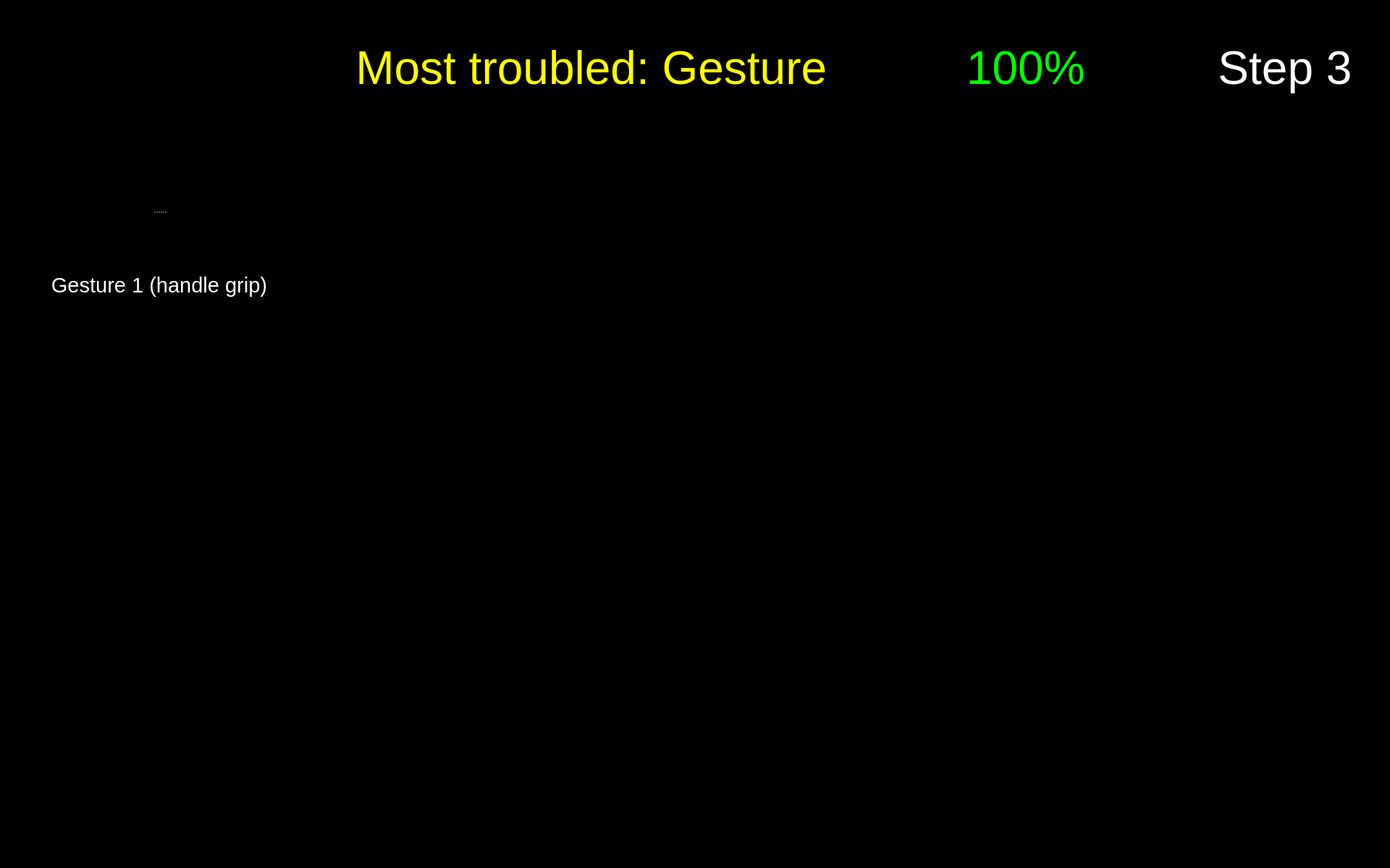
<?xml version="1.0" encoding="UTF-8"?>
<ui version="4.0">
 <class>Form</class>
 <widget class="QWidget" name="Form">
  <property name="geometry">
   <rect>
    <x>0</x>
    <y>0</y>
    <width>1920</width>
    <height>1199</height>
   </rect>
  </property>
  <property name="maximumSize">
   <size>
    <width>1920</width>
    <height>1200</height>
   </size>
  </property>
  <property name="windowTitle">
   <string>Form</string>
  </property>
  <property name="styleSheet">
   <string notr="true">background-color: rgb(0, 0, 0);</string>
  </property>
  <widget class="QPushButton" name="button_nav_left">
   <property name="enabled">
    <bool>true</bool>
   </property>
   <property name="geometry">
    <rect>
     <x>800</x>
     <y>560</y>
     <width>150</width>
     <height>150</height>
    </rect>
   </property>
   <property name="minimumSize">
    <size>
     <width>81</width>
     <height>81</height>
    </size>
   </property>
   <property name="maximumSize">
    <size>
     <width>150</width>
     <height>150</height>
    </size>
   </property>
   <property name="cursor">
    <cursorShape>OpenHandCursor</cursorShape>
   </property>
   <property name="focusPolicy">
    <enum>Qt::WheelFocus</enum>
   </property>
   <property name="contextMenuPolicy">
    <enum>Qt::DefaultContextMenu</enum>
   </property>
   <property name="layoutDirection">
    <enum>Qt::LeftToRight</enum>
   </property>
   <property name="autoFillBackground">
    <bool>false</bool>
   </property>
   <property name="styleSheet">
    <string notr="true"/>
   </property>
   <property name="icon">
    <iconset resource="resources/res.qrc">
     <normaloff>:/buttons/Button Left.svg</normaloff>:/buttons/Button Left.svg</iconset>
   </property>
   <property name="iconSize">
    <size>
     <width>144</width>
     <height>144</height>
    </size>
   </property>
   <property name="autoDefault">
    <bool>false</bool>
   </property>
   <property name="default">
    <bool>false</bool>
   </property>
   <property name="flat">
    <bool>true</bool>
   </property>
  </widget>
  <widget class="QPushButton" name="button_nav_right">
   <property name="enabled">
    <bool>true</bool>
   </property>
   <property name="geometry">
    <rect>
     <x>960</x>
     <y>560</y>
     <width>150</width>
     <height>150</height>
    </rect>
   </property>
   <property name="minimumSize">
    <size>
     <width>81</width>
     <height>81</height>
    </size>
   </property>
   <property name="maximumSize">
    <size>
     <width>150</width>
     <height>150</height>
    </size>
   </property>
   <property name="cursor">
    <cursorShape>OpenHandCursor</cursorShape>
   </property>
   <property name="focusPolicy">
    <enum>Qt::WheelFocus</enum>
   </property>
   <property name="contextMenuPolicy">
    <enum>Qt::DefaultContextMenu</enum>
   </property>
   <property name="layoutDirection">
    <enum>Qt::LeftToRight</enum>
   </property>
   <property name="autoFillBackground">
    <bool>false</bool>
   </property>
   <property name="styleSheet">
    <string notr="true"/>
   </property>
   <property name="icon">
    <iconset resource="resources/res.qrc">
     <normaloff>:/buttons/Button Right.svg</normaloff>:/buttons/Button Right.svg</iconset>
   </property>
   <property name="iconSize">
    <size>
     <width>144</width>
     <height>144</height>
    </size>
   </property>
   <property name="autoDefault">
    <bool>false</bool>
   </property>
   <property name="default">
    <bool>false</bool>
   </property>
   <property name="flat">
    <bool>true</bool>
   </property>
  </widget>
  <widget class="QWidget" name="widget_score" native="true">
   <property name="geometry">
    <rect>
     <x>1180</x>
     <y>20</y>
     <width>450</width>
     <height>150</height>
    </rect>
   </property>
   <widget class="QWidget" name="horizontalLayoutWidget_2">
    <property name="geometry">
     <rect>
      <x>-1</x>
      <y>-1</y>
      <width>451</width>
      <height>152</height>
     </rect>
    </property>
    <layout class="QHBoxLayout" name="horizontalLayout_2">
     <item>
      <widget class="QLabel" name="score_flag">
       <property name="enabled">
        <bool>true</bool>
       </property>
       <property name="sizePolicy">
        <sizepolicy hsizetype="Preferred" vsizetype="Preferred">
         <horstretch>0</horstretch>
         <verstretch>0</verstretch>
        </sizepolicy>
       </property>
       <property name="maximumSize">
        <size>
         <width>150</width>
         <height>150</height>
        </size>
       </property>
       <property name="text">
        <string/>
       </property>
       <property name="pixmap">
        <pixmap resource="resources/res.qrc">:/img/Score Flag.svg</pixmap>
       </property>
      </widget>
     </item>
     <item>
      <widget class="QLabel" name="label_text_score">
       <property name="font">
        <font>
         <pointsize>48</pointsize>
        </font>
       </property>
       <property name="styleSheet">
        <string notr="true">color: rgb(0, 255, 0);</string>
       </property>
       <property name="text">
        <string>&lt;html&gt;&lt;head/&gt;&lt;body&gt;&lt;p&gt;&lt;span style=&quot; color:#00ff00;&quot;&gt;100%&lt;/span&gt;&lt;/p&gt;&lt;/body&gt;&lt;/html&gt;</string>
       </property>
       <property name="alignment">
        <set>Qt::AlignLeading|Qt::AlignLeft|Qt::AlignVCenter</set>
       </property>
       <property name="wordWrap">
        <bool>true</bool>
       </property>
      </widget>
     </item>
    </layout>
   </widget>
  </widget>
  <widget class="QPushButton" name="button_exit">
   <property name="enabled">
    <bool>true</bool>
   </property>
   <property name="geometry">
    <rect>
     <x>1760</x>
     <y>1040</y>
     <width>150</width>
     <height>150</height>
    </rect>
   </property>
   <property name="minimumSize">
    <size>
     <width>81</width>
     <height>81</height>
    </size>
   </property>
   <property name="maximumSize">
    <size>
     <width>150</width>
     <height>150</height>
    </size>
   </property>
   <property name="cursor">
    <cursorShape>OpenHandCursor</cursorShape>
   </property>
   <property name="focusPolicy">
    <enum>Qt::WheelFocus</enum>
   </property>
   <property name="contextMenuPolicy">
    <enum>Qt::DefaultContextMenu</enum>
   </property>
   <property name="icon">
    <iconset resource="resources/res.qrc">
     <normaloff>:/buttons/Button Exit.svg</normaloff>:/buttons/Button Exit.svg</iconset>
   </property>
   <property name="iconSize">
    <size>
     <width>144</width>
     <height>144</height>
    </size>
   </property>
   <property name="autoDefault">
    <bool>false</bool>
   </property>
   <property name="default">
    <bool>false</bool>
   </property>
   <property name="flat">
    <bool>true</bool>
   </property>
  </widget>
  <widget class="QLabel" name="icon_expert_1">
   <property name="enabled">
    <bool>true</bool>
   </property>
   <property name="geometry">
    <rect>
     <x>490</x>
     <y>220</y>
     <width>100</width>
     <height>100</height>
    </rect>
   </property>
   <property name="sizePolicy">
    <sizepolicy hsizetype="Preferred" vsizetype="Preferred">
     <horstretch>0</horstretch>
     <verstretch>0</verstretch>
    </sizepolicy>
   </property>
   <property name="maximumSize">
    <size>
     <width>100</width>
     <height>100</height>
    </size>
   </property>
   <property name="text">
    <string/>
   </property>
   <property name="pixmap">
    <pixmap resource="resources/res.qrc">:/img/Icon Expert.png</pixmap>
   </property>
   <property name="scaledContents">
    <bool>true</bool>
   </property>
  </widget>
  <widget class="QLabel" name="image_step">
   <property name="geometry">
    <rect>
     <x>1650</x>
     <y>170</y>
     <width>250</width>
     <height>250</height>
    </rect>
   </property>
   <property name="font">
    <font>
     <pointsize>48</pointsize>
    </font>
   </property>
   <property name="styleSheet">
    <string notr="true">color: rgb(255, 255, 255);</string>
   </property>
   <property name="text">
    <string/>
   </property>
   <property name="pixmap">
    <pixmap resource="resources/res.qrc">:/detected steps/Detected Step3 Button.png</pixmap>
   </property>
   <property name="alignment">
    <set>Qt::AlignCenter</set>
   </property>
   <property name="wordWrap">
    <bool>true</bool>
   </property>
  </widget>
  <widget class="QLabel" name="icon_reaction_1">
   <property name="enabled">
    <bool>true</bool>
   </property>
   <property name="geometry">
    <rect>
     <x>1400</x>
     <y>250</y>
     <width>200</width>
     <height>200</height>
    </rect>
   </property>
   <property name="sizePolicy">
    <sizepolicy hsizetype="Preferred" vsizetype="Preferred">
     <horstretch>0</horstretch>
     <verstretch>0</verstretch>
    </sizepolicy>
   </property>
   <property name="maximumSize">
    <size>
     <width>200</width>
     <height>200</height>
    </size>
   </property>
   <property name="text">
    <string/>
   </property>
   <property name="scaledContents">
    <bool>true</bool>
   </property>
  </widget>
  <widget class="QLabel" name="icon_newbie_1">
   <property name="enabled">
    <bool>true</bool>
   </property>
   <property name="geometry">
    <rect>
     <x>490</x>
     <y>380</y>
     <width>100</width>
     <height>100</height>
    </rect>
   </property>
   <property name="sizePolicy">
    <sizepolicy hsizetype="Preferred" vsizetype="Preferred">
     <horstretch>0</horstretch>
     <verstretch>0</verstretch>
    </sizepolicy>
   </property>
   <property name="maximumSize">
    <size>
     <width>100</width>
     <height>100</height>
    </size>
   </property>
   <property name="text">
    <string/>
   </property>
   <property name="pixmap">
    <pixmap resource="resources/res.qrc">:/img/Icon User.png</pixmap>
   </property>
   <property name="scaledContents">
    <bool>true</bool>
   </property>
  </widget>
  <widget class="QLabel" name="label_plot_1">
   <property name="geometry">
    <rect>
     <x>490</x>
     <y>180</y>
     <width>850</width>
     <height>340</height>
    </rect>
   </property>
   <property name="maximumSize">
    <size>
     <width>1200</width>
     <height>480</height>
    </size>
   </property>
   <property name="font">
    <font>
     <pointsize>48</pointsize>
    </font>
   </property>
   <property name="styleSheet">
    <string notr="true">color: rgb(255, 255, 255);</string>
   </property>
   <property name="text">
    <string/>
   </property>
   <property name="scaledContents">
    <bool>true</bool>
   </property>
  </widget>
  <widget class="QLabel" name="label_trouble">
   <property name="geometry">
    <rect>
     <x>260</x>
     <y>20</y>
     <width>900</width>
     <height>150</height>
    </rect>
   </property>
   <property name="font">
    <font>
     <family>Arial</family>
     <pointsize>48</pointsize>
     <weight>9</weight>
     <italic>false</italic>
     <bold>false</bold>
    </font>
   </property>
   <property name="styleSheet">
    <string notr="true">font: 75 48pt &quot;Arial&quot;;
color: rgb(255, 255, 0);</string>
   </property>
   <property name="text">
    <string>Most troubled: Gesture </string>
   </property>
   <property name="textFormat">
    <enum>Qt::RichText</enum>
   </property>
   <property name="alignment">
    <set>Qt::AlignRight|Qt::AlignTrailing|Qt::AlignVCenter</set>
   </property>
   <property name="wordWrap">
    <bool>true</bool>
   </property>
  </widget>
  <widget class="QLabel" name="label_text_step">
   <property name="geometry">
    <rect>
     <x>1650</x>
     <y>20</y>
     <width>250</width>
     <height>150</height>
    </rect>
   </property>
   <property name="font">
    <font>
     <family>Arial</family>
     <pointsize>48</pointsize>
     <weight>9</weight>
     <italic>false</italic>
     <bold>false</bold>
    </font>
   </property>
   <property name="styleSheet">
    <string notr="true">font: 75 48pt &quot;Arial&quot;;
color: rgb(255, 255, 255);</string>
   </property>
   <property name="text">
    <string>Step 3</string>
   </property>
   <property name="textFormat">
    <enum>Qt::RichText</enum>
   </property>
   <property name="alignment">
    <set>Qt::AlignCenter</set>
   </property>
   <property name="wordWrap">
    <bool>true</bool>
   </property>
  </widget>
  <widget class="QSplitter" name="splitter_2">
   <property name="geometry">
    <rect>
     <x>60</x>
     <y>210</y>
     <width>320</width>
     <height>282</height>
    </rect>
   </property>
   <property name="orientation">
    <enum>Qt::Vertical</enum>
   </property>
   <widget class="QLabel" name="image_required_1">
    <property name="maximumSize">
     <size>
      <width>320</width>
      <height>240</height>
     </size>
    </property>
    <property name="text">
     <string/>
    </property>
    <property name="pixmap">
     <pixmap resource="resources/res.qrc">:/img/left_step3_gesture1.png</pixmap>
    </property>
    <property name="scaledContents">
     <bool>true</bool>
    </property>
   </widget>
   <widget class="QLabel" name="text_required_1">
    <property name="font">
     <font>
      <family>Arial</family>
      <pointsize>22</pointsize>
      <weight>9</weight>
      <italic>false</italic>
      <bold>false</bold>
     </font>
    </property>
    <property name="styleSheet">
     <string notr="true">font: 75 22pt &quot;Arial&quot;;
color: rgb(255, 255, 255);</string>
    </property>
    <property name="text">
     <string>Gesture 1 (handle grip)</string>
    </property>
    <property name="textFormat">
     <enum>Qt::PlainText</enum>
    </property>
    <property name="alignment">
     <set>Qt::AlignCenter</set>
    </property>
    <property name="wordWrap">
     <bool>true</bool>
    </property>
   </widget>
  </widget>
  <zorder>label_plot_1</zorder>
  <zorder>button_nav_left</zorder>
  <zorder>button_nav_right</zorder>
  <zorder>widget_score</zorder>
  <zorder>button_exit</zorder>
  <zorder>icon_expert_1</zorder>
  <zorder>image_step</zorder>
  <zorder>icon_reaction_1</zorder>
  <zorder>icon_newbie_1</zorder>
  <zorder>label_trouble</zorder>
  <zorder>label_text_step</zorder>
  <zorder>splitter_2</zorder>
 </widget>
 <resources>
  <include location="resources/res.qrc"/>
 </resources>
 <connections/>
</ui>
